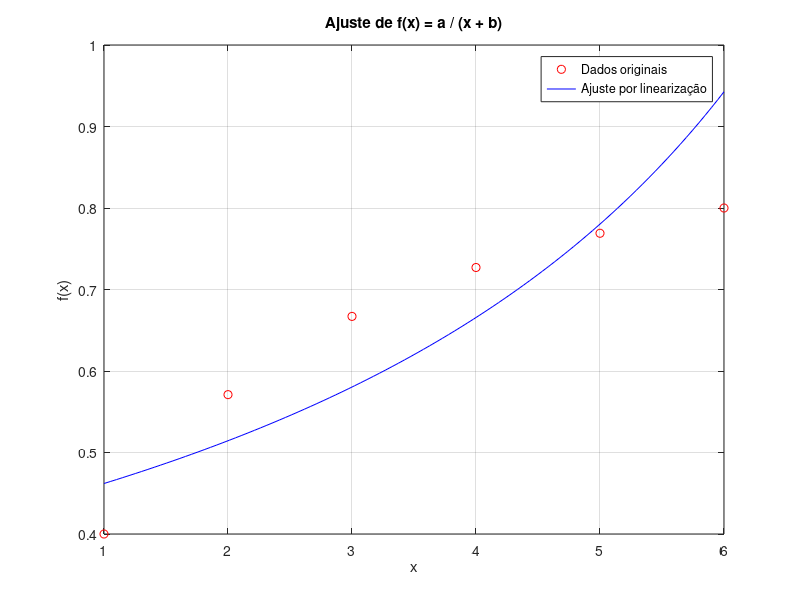

The MATLAB source for this figure:
%% Q1
clc; clear; close all;
% q1.m
x = [1 2 3 4 5 6];
fx = [0.4 0.571 0.667 0.727 0.769 0.8];

% Linearização da função f(x) = a / (x + b) => 1/f = (1/a)*x + b/a
inv_fx = 1 ./ fx;

% Regressão linear
p = polyfit(x, inv_fx, 1);
a = 1 / p(1);
b = p(2) * a;

% Recriação da função f
x_vals = linspace(1, 6, 100);
f_aprox = @(x) a ./ (x + b);
y_vals = f_aprox(x_vals);

% Gráfico
figure;
plot(x, fx, 'ro', 'DisplayName','Dados originais'); hold on;
plot(x_vals, y_vals, 'b-', 'DisplayName','Ajuste por linearização');
xlabel('x'); ylabel('f(x)');
legend; grid on;
title('Ajuste de f(x) = a / (x + b)');

% Estimar x tal que f(x) = 0.6
func = @(x) a / (x + b) - 0.6;
x_est = fzero(func, 2); % chute inicial ~2 pelo gráfico

% Mostrar resultado
fprintf('O valor de x tal que f(x) = 0.6 é %.4f\n', x_est);



